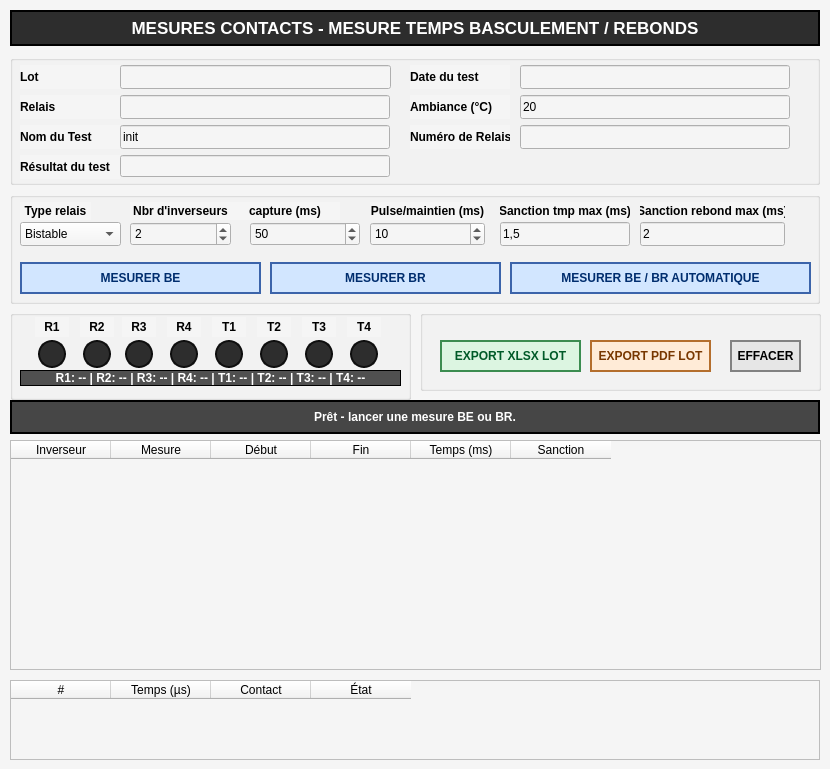
    <widget class="QWidget" name="tab_chronometrie_contacts">
     <property name="styleSheet">
      <string>background-color: rgb(245,245,245);</string>
     </property>
     <attribute name="title">
      <string>Chronométrie contacts</string>
     </attribute>
     <widget class="QLabel" name="label_chrono_title">
      <property name="geometry">
       <rect>
        <x>10</x>
        <y>10</y>
        <width>810</width>
        <height>36</height>
       </rect>
      </property>
      <property name="styleSheet">
       <string>background-color: rgb(45,45,45); color: white; font-size: 13pt; font-weight: bold; border: 2px solid black;</string>
      </property>
      <property name="text">
       <string>MESURES CONTACTS - MESURE TEMPS BASCULEMENT / REBONDS</string>
      </property>
      <property name="alignment">
       <set>Qt::AlignmentFlag::AlignCenter</set>
      </property>
     </widget>
     <widget class="QGroupBox" name="groupBox_chrono_infos">
      <property name="geometry">
       <rect>
        <x>10</x>
        <y>55</y>
        <width>810</width>
        <height>130</height>
       </rect>
      </property>
      <property name="text" stdset="0">
       <string>Informations essai</string>
      </property>
      <widget class="QLabel" name="label_chrono_lot">
       <property name="geometry">
        <rect>
         <x>10</x>
         <y>10</y>
         <width>100</width>
         <height>24</height>
        </rect>
       </property>
       <property name="styleSheet">
        <string>font-weight: bold;</string>
       </property>
       <property name="text">
        <string>Lot</string>
       </property>
      </widget>
      <widget class="QLineEdit" name="lineEdit_chrono_lot">
       <property name="geometry">
        <rect>
         <x>110</x>
         <y>10</y>
         <width>271</width>
         <height>24</height>
        </rect>
       </property>
      </widget>
      <widget class="QLabel" name="label_chrono_relais">
       <property name="geometry">
        <rect>
         <x>10</x>
         <y>40</y>
         <width>100</width>
         <height>24</height>
        </rect>
       </property>
       <property name="styleSheet">
        <string>font-weight: bold;</string>
       </property>
       <property name="text">
        <string>Relais</string>
       </property>
      </widget>
      <widget class="QLineEdit" name="lineEdit_chrono_relais">
       <property name="geometry">
        <rect>
         <x>110</x>
         <y>40</y>
         <width>270</width>
         <height>24</height>
        </rect>
       </property>
      </widget>
      <widget class="QLabel" name="label_chrono_nom_test">
       <property name="geometry">
        <rect>
         <x>10</x>
         <y>70</y>
         <width>100</width>
         <height>24</height>
        </rect>
       </property>
       <property name="styleSheet">
        <string>font-weight: bold;</string>
       </property>
       <property name="text">
        <string>Nom du Test</string>
       </property>
      </widget>
      <widget class="QLineEdit" name="lineEdit_chrono_nom_test">
       <property name="geometry">
        <rect>
         <x>110</x>
         <y>70</y>
         <width>270</width>
         <height>24</height>
        </rect>
       </property>
       <property name="text">
        <string>init</string>
       </property>
      </widget>
      <widget class="QLabel" name="label_chrono_date">
       <property name="geometry">
        <rect>
         <x>400</x>
         <y>10</y>
         <width>100</width>
         <height>24</height>
        </rect>
       </property>
       <property name="styleSheet">
        <string>font-weight: bold;</string>
       </property>
       <property name="text">
        <string>Date du test</string>
       </property>
      </widget>
      <widget class="QLineEdit" name="lineEdit_chrono_date">
       <property name="geometry">
        <rect>
         <x>510</x>
         <y>10</y>
         <width>270</width>
         <height>24</height>
        </rect>
       </property>
      </widget>
      <widget class="QLabel" name="label_chrono_ambiance">
       <property name="geometry">
        <rect>
         <x>400</x>
         <y>40</y>
         <width>100</width>
         <height>24</height>
        </rect>
       </property>
       <property name="styleSheet">
        <string>font-weight: bold;</string>
       </property>
       <property name="text">
        <string>Ambiance (°C)</string>
       </property>
      </widget>
      <widget class="QLineEdit" name="lineEdit_chrono_ambiance">
       <property name="geometry">
        <rect>
         <x>510</x>
         <y>40</y>
         <width>270</width>
         <height>24</height>
        </rect>
       </property>
       <property name="text">
        <string>20</string>
       </property>
      </widget>
      <widget class="QLabel" name="label_chrono_sn">
       <property name="geometry">
        <rect>
         <x>400</x>
         <y>70</y>
         <width>100</width>
         <height>24</height>
        </rect>
       </property>
       <property name="styleSheet">
        <string>font-weight: bold;</string>
       </property>
       <property name="text">
        <string>Numéro de Relais</string>
       </property>
      </widget>
      <widget class="QLineEdit" name="lineEdit_chrono_sn">
       <property name="geometry">
        <rect>
         <x>510</x>
         <y>70</y>
         <width>270</width>
         <height>24</height>
        </rect>
       </property>
      </widget>
      <widget class="QLabel" name="label_chrono_resultat_txt">
       <property name="geometry">
        <rect>
         <x>10</x>
         <y>113</y>
         <width>100</width>
         <height>10</height>
        </rect>
       </property>
       <property name="text">
        <string/>
       </property>
      </widget>
      <widget class="QLineEdit" name="lineEdit_chrono_resultat">
       <property name="geometry">
        <rect>
         <x>110</x>
         <y>100</y>
         <width>270</width>
         <height>22</height>
        </rect>
       </property>
       <property name="styleSheet">
        <string>font-weight: bold;</string>
       </property>
       <property name="readOnly">
        <bool>true</bool>
       </property>
      </widget>
      <widget class="QLabel" name="label_chrono_resultat_caption">
       <property name="geometry">
        <rect>
         <x>10</x>
         <y>100</y>
         <width>100</width>
         <height>24</height>
        </rect>
       </property>
       <property name="styleSheet">
        <string>font-weight: bold;</string>
       </property>
       <property name="text">
        <string>Résultat du test</string>
       </property>
      </widget>
     </widget>
     <widget class="QGroupBox" name="groupBox_chrono_parametres">
      <property name="geometry">
       <rect>
        <x>10</x>
        <y>192</y>
        <width>810</width>
        <height>112</height>
       </rect>
      </property>
      <property name="text" stdset="0">
       <string>Paramètres mesure RP2040</string>
      </property>
      <widget class="QLabel" name="label_chrono_type_relais">
       <property name="geometry">
        <rect>
         <x>10</x>
         <y>10</y>
         <width>71</width>
         <height>18</height>
        </rect>
       </property>
       <property name="styleSheet">
        <string>font-weight: bold;</string>
       </property>
       <property name="text">
        <string>Type relais</string>
       </property>
       <property name="alignment">
        <set>Qt::AlignmentFlag::AlignCenter</set>
       </property>
      </widget>
      <widget class="QComboBox" name="comboBox_chrono_type_relais">
       <property name="geometry">
        <rect>
         <x>10</x>
         <y>30</y>
         <width>101</width>
         <height>24</height>
        </rect>
       </property>
       <item>
        <property name="text">
         <string>Bistable</string>
        </property>
       </item>
       <item>
        <property name="text">
         <string>Monostable</string>
        </property>
       </item>
      </widget>
      <widget class="QLabel" name="label_chrono_nb_inverseurs">
       <property name="geometry">
        <rect>
         <x>120</x>
         <y>10</y>
         <width>101</width>
         <height>18</height>
        </rect>
       </property>
       <property name="styleSheet">
        <string>font-weight: bold;</string>
       </property>
       <property name="text">
        <string>Nbr d'inverseurs</string>
       </property>
       <property name="alignment">
        <set>Qt::AlignmentFlag::AlignCenter</set>
       </property>
      </widget>
      <widget class="QSpinBox" name="spinBox_chrono_nb_inverseurs">
       <property name="geometry">
        <rect>
         <x>120</x>
         <y>30</y>
         <width>101</width>
         <height>24</height>
        </rect>
       </property>
       <property name="minimum">
        <number>1</number>
       </property>
       <property name="maximum">
        <number>4</number>
       </property>
       <property name="value">
        <number>2</number>
       </property>
      </widget>
      <widget class="QLabel" name="label_chrono_capture_ms">
       <property name="geometry">
        <rect>
         <x>220</x>
         <y>10</y>
         <width>110</width>
         <height>18</height>
        </rect>
       </property>
       <property name="styleSheet">
        <string>font-weight: bold;</string>
       </property>
       <property name="text">
        <string>capture (ms)</string>
       </property>
       <property name="alignment">
        <set>Qt::AlignmentFlag::AlignCenter</set>
       </property>
      </widget>
      <widget class="QSpinBox" name="spinBox_chrono_capture_ms">
       <property name="geometry">
        <rect>
         <x>240</x>
         <y>30</y>
         <width>110</width>
         <height>24</height>
        </rect>
       </property>
       <property name="minimum">
        <number>1</number>
       </property>
       <property name="maximum">
        <number>100</number>
       </property>
       <property name="value">
        <number>50</number>
       </property>
      </widget>
      <widget class="QLabel" name="label_chrono_pulse_ms">
       <property name="geometry">
        <rect>
         <x>360</x>
         <y>10</y>
         <width>115</width>
         <height>18</height>
        </rect>
       </property>
       <property name="styleSheet">
        <string>font-weight: bold;</string>
       </property>
       <property name="text">
        <string>Pulse/maintien (ms)</string>
       </property>
       <property name="alignment">
        <set>Qt::AlignmentFlag::AlignCenter</set>
       </property>
      </widget>
      <widget class="QSpinBox" name="spinBox_chrono_pulse_ms">
       <property name="geometry">
        <rect>
         <x>360</x>
         <y>30</y>
         <width>115</width>
         <height>24</height>
        </rect>
       </property>
       <property name="minimum">
        <number>1</number>
       </property>
       <property name="maximum">
        <number>100</number>
       </property>
       <property name="value">
        <number>10</number>
       </property>
      </widget>
      <widget class="QLabel" name="label_chrono_limite_temps_ms">
       <property name="geometry">
        <rect>
         <x>490</x>
         <y>10</y>
         <width>130</width>
         <height>18</height>
        </rect>
       </property>
       <property name="styleSheet">
        <string>font-weight: bold;</string>
       </property>
       <property name="text">
        <string>Sanction tmp max (ms)</string>
       </property>
       <property name="alignment">
        <set>Qt::AlignmentFlag::AlignCenter</set>
       </property>
      </widget>
      <widget class="QLineEdit" name="lineEdit_chrono_limite_temps_ms">
       <property name="geometry">
        <rect>
         <x>490</x>
         <y>30</y>
         <width>130</width>
         <height>24</height>
        </rect>
       </property>
       <property name="text">
        <string>1,5</string>
       </property>
      </widget>
      <widget class="QLabel" name="label_chrono_limite_rebond_ms">
       <property name="geometry">
        <rect>
         <x>630</x>
         <y>10</y>
         <width>145</width>
         <height>18</height>
        </rect>
       </property>
       <property name="styleSheet">
        <string>font-weight: bold;</string>
       </property>
       <property name="text">
        <string>Sanction rebond max (ms)</string>
       </property>
       <property name="alignment">
        <set>Qt::AlignmentFlag::AlignCenter</set>
       </property>
      </widget>
      <widget class="QLineEdit" name="lineEdit_chrono_limite_rebond_ms">
       <property name="geometry">
        <rect>
         <x>630</x>
         <y>30</y>
         <width>145</width>
         <height>24</height>
        </rect>
       </property>
       <property name="text">
        <string>2</string>
       </property>
      </widget>
      <widget class="QPushButton" name="pushButton_chrono_mesure_be">
       <property name="geometry">
        <rect>
         <x>10</x>
         <y>70</y>
         <width>241</width>
         <height>32</height>
        </rect>
       </property>
       <property name="minimumSize">
        <size>
         <width>0</width>
         <height>32</height>
        </size>
       </property>
       <property name="styleSheet">
        <string>background-color: rgb(210,230,255); color: rgb(0,45,110); font-weight: bold; border: 2px solid rgb(60,100,170);</string>
       </property>
       <property name="text">
        <string>MESURER BE</string>
       </property>
      </widget>
      <widget class="QPushButton" name="pushButton_chrono_mesure_br">
       <property name="geometry">
        <rect>
         <x>260</x>
         <y>70</y>
         <width>231</width>
         <height>32</height>
        </rect>
       </property>
       <property name="minimumSize">
        <size>
         <width>0</width>
         <height>32</height>
        </size>
       </property>
       <property name="styleSheet">
        <string>background-color: rgb(210,230,255); color: rgb(0,45,110); font-weight: bold; border: 2px solid rgb(60,100,170);</string>
       </property>
       <property name="text">
        <string>MESURER BR</string>
       </property>
      </widget>
      <widget class="QPushButton" name="pushButton_chrono_mesure_be_br">
       <property name="geometry">
        <rect>
         <x>500</x>
         <y>70</y>
         <width>301</width>
         <height>32</height>
        </rect>
       </property>
       <property name="minimumSize">
        <size>
         <width>0</width>
         <height>32</height>
        </size>
       </property>
       <property name="styleSheet">
        <string>background-color: rgb(210,230,255); color: rgb(0,45,110); font-weight: bold; border: 2px solid rgb(60,100,170);</string>
       </property>
       <property name="text">
        <string>MESURER BE / BR AUTOMATIQUE</string>
       </property>
      </widget>
     </widget>
     <widget class="QGroupBox" name="groupBox_chrono_contacts_leds">
      <property name="geometry">
       <rect>
        <x>10</x>
        <y>310</y>
        <width>401</width>
        <height>90</height>
       </rect>
      </property>
      <property name="text" stdset="0">
       <string>État contacts relais</string>
      </property>
      <widget class="QLabel" name="label_txt_chrono_r1">
       <property name="geometry">
        <rect>
         <x>25</x>
         <y>7</y>
         <width>34</width>
         <height>20</height>
        </rect>
       </property>
       <property name="styleSheet">
        <string>font-weight: bold;</string>
       </property>
       <property name="text">
        <string>R1</string>
       </property>
       <property name="alignment">
        <set>Qt::AlignmentFlag::AlignCenter</set>
       </property>
      </widget>
      <widget class="QLabel" name="label_chrono_led_r1">
       <property name="geometry">
        <rect>
         <x>28</x>
         <y>30</y>
         <width>28</width>
         <height>28</height>
        </rect>
       </property>
       <property name="minimumSize">
        <size>
         <width>28</width>
         <height>28</height>
        </size>
       </property>
       <property name="maximumSize">
        <size>
         <width>28</width>
         <height>28</height>
        </size>
       </property>
       <property name="styleSheet">
        <string>background-color: rgb(45,45,45); border: 2px solid rgb(15,15,15); border-radius: 14px;</string>
       </property>
       <property name="text">
        <string/>
       </property>
       <property name="alignment">
        <set>Qt::AlignmentFlag::AlignCenter</set>
       </property>
      </widget>
      <widget class="QLabel" name="label_txt_chrono_r2">
       <property name="geometry">
        <rect>
         <x>70</x>
         <y>7</y>
         <width>34</width>
         <height>20</height>
        </rect>
       </property>
       <property name="styleSheet">
        <string>font-weight: bold;</string>
       </property>
       <property name="text">
        <string>R2</string>
       </property>
       <property name="alignment">
        <set>Qt::AlignmentFlag::AlignCenter</set>
       </property>
      </widget>
      <widget class="QLabel" name="label_chrono_led_r2">
       <property name="geometry">
        <rect>
         <x>73</x>
         <y>30</y>
         <width>28</width>
         <height>28</height>
        </rect>
       </property>
       <property name="minimumSize">
        <size>
         <width>28</width>
         <height>28</height>
        </size>
       </property>
       <property name="maximumSize">
        <size>
         <width>28</width>
         <height>28</height>
        </size>
       </property>
       <property name="styleSheet">
        <string>background-color: rgb(45,45,45); border: 2px solid rgb(15,15,15); border-radius: 14px;</string>
       </property>
       <property name="text">
        <string/>
       </property>
       <property name="alignment">
        <set>Qt::AlignmentFlag::AlignCenter</set>
       </property>
      </widget>
      <widget class="QLabel" name="label_txt_chrono_r3">
       <property name="geometry">
        <rect>
         <x>112</x>
         <y>7</y>
         <width>34</width>
         <height>20</height>
        </rect>
       </property>
       <property name="styleSheet">
        <string>font-weight: bold;</string>
       </property>
       <property name="text">
        <string>R3</string>
       </property>
       <property name="alignment">
        <set>Qt::AlignmentFlag::AlignCenter</set>
       </property>
      </widget>
      <widget class="QLabel" name="label_chrono_led_r3">
       <property name="geometry">
        <rect>
         <x>115</x>
         <y>30</y>
         <width>28</width>
         <height>28</height>
        </rect>
       </property>
       <property name="minimumSize">
        <size>
         <width>28</width>
         <height>28</height>
        </size>
       </property>
       <property name="maximumSize">
        <size>
         <width>28</width>
         <height>28</height>
        </size>
       </property>
       <property name="styleSheet">
        <string>background-color: rgb(45,45,45); border: 2px solid rgb(15,15,15); border-radius: 14px;</string>
       </property>
       <property name="text">
        <string/>
       </property>
       <property name="alignment">
        <set>Qt::AlignmentFlag::AlignCenter</set>
       </property>
      </widget>
      <widget class="QLabel" name="label_txt_chrono_r4">
       <property name="geometry">
        <rect>
         <x>157</x>
         <y>7</y>
         <width>34</width>
         <height>20</height>
        </rect>
       </property>
       <property name="styleSheet">
        <string>font-weight: bold;</string>
       </property>
       <property name="text">
        <string>R4</string>
       </property>
       <property name="alignment">
        <set>Qt::AlignmentFlag::AlignCenter</set>
       </property>
      </widget>
      <widget class="QLabel" name="label_chrono_led_r4">
       <property name="geometry">
        <rect>
         <x>160</x>
         <y>30</y>
         <width>28</width>
         <height>28</height>
        </rect>
       </property>
       <property name="minimumSize">
        <size>
         <width>28</width>
         <height>28</height>
        </size>
       </property>
       <property name="maximumSize">
        <size>
         <width>28</width>
         <height>28</height>
        </size>
       </property>
       <property name="styleSheet">
        <string>background-color: rgb(45,45,45); border: 2px solid rgb(15,15,15); border-radius: 14px;</string>
       </property>
       <property name="text">
        <string/>
       </property>
       <property name="alignment">
        <set>Qt::AlignmentFlag::AlignCenter</set>
       </property>
      </widget>
      <widget class="QLabel" name="label_txt_chrono_t1">
       <property name="geometry">
        <rect>
         <x>202</x>
         <y>7</y>
         <width>34</width>
         <height>20</height>
        </rect>
       </property>
       <property name="styleSheet">
        <string>font-weight: bold;</string>
       </property>
       <property name="text">
        <string>T1</string>
       </property>
       <property name="alignment">
        <set>Qt::AlignmentFlag::AlignCenter</set>
       </property>
      </widget>
      <widget class="QLabel" name="label_chrono_led_t1">
       <property name="geometry">
        <rect>
         <x>205</x>
         <y>30</y>
         <width>28</width>
         <height>28</height>
        </rect>
       </property>
       <property name="minimumSize">
        <size>
         <width>28</width>
         <height>28</height>
        </size>
       </property>
       <property name="maximumSize">
        <size>
         <width>28</width>
         <height>28</height>
        </size>
       </property>
       <property name="styleSheet">
        <string>background-color: rgb(45,45,45); border: 2px solid rgb(15,15,15); border-radius: 14px;</string>
       </property>
       <property name="text">
        <string/>
       </property>
       <property name="alignment">
        <set>Qt::AlignmentFlag::AlignCenter</set>
       </property>
      </widget>
      <widget class="QLabel" name="label_txt_chrono_t2">
       <property name="geometry">
        <rect>
         <x>247</x>
         <y>7</y>
         <width>34</width>
         <height>20</height>
        </rect>
       </property>
       <property name="styleSheet">
        <string>font-weight: bold;</string>
       </property>
       <property name="text">
        <string>T2</string>
       </property>
       <property name="alignment">
        <set>Qt::AlignmentFlag::AlignCenter</set>
       </property>
      </widget>
      <widget class="QLabel" name="label_chrono_led_t2">
       <property name="geometry">
        <rect>
         <x>250</x>
         <y>30</y>
         <width>28</width>
         <height>28</height>
        </rect>
       </property>
       <property name="minimumSize">
        <size>
         <width>28</width>
         <height>28</height>
        </size>
       </property>
       <property name="maximumSize">
        <size>
         <width>28</width>
         <height>28</height>
        </size>
       </property>
       <property name="styleSheet">
        <string>background-color: rgb(45,45,45); border: 2px solid rgb(15,15,15); border-radius: 14px;</string>
       </property>
       <property name="text">
        <string/>
       </property>
       <property name="alignment">
        <set>Qt::AlignmentFlag::AlignCenter</set>
       </property>
      </widget>
      <widget class="QLabel" name="label_txt_chrono_t3">
       <property name="geometry">
        <rect>
         <x>292</x>
         <y>7</y>
         <width>34</width>
         <height>20</height>
        </rect>
       </property>
       <property name="styleSheet">
        <string>font-weight: bold;</string>
       </property>
       <property name="text">
        <string>T3</string>
       </property>
       <property name="alignment">
        <set>Qt::AlignmentFlag::AlignCenter</set>
       </property>
      </widget>
      <widget class="QLabel" name="label_chrono_led_t3">
       <property name="geometry">
        <rect>
         <x>295</x>
         <y>30</y>
         <width>28</width>
         <height>28</height>
        </rect>
       </property>
       <property name="minimumSize">
        <size>
         <width>28</width>
         <height>28</height>
        </size>
       </property>
       <property name="maximumSize">
        <size>
         <width>28</width>
         <height>28</height>
        </size>
       </property>
       <property name="styleSheet">
        <string>background-color: rgb(45,45,45); border: 2px solid rgb(15,15,15); border-radius: 14px;</string>
       </property>
       <property name="text">
        <string/>
       </property>
       <property name="alignment">
        <set>Qt::AlignmentFlag::AlignCenter</set>
       </property>
      </widget>
      <widget class="QLabel" name="label_txt_chrono_t4">
       <property name="geometry">
        <rect>
         <x>337</x>
         <y>7</y>
         <width>34</width>
         <height>20</height>
        </rect>
       </property>
       <property name="styleSheet">
        <string>font-weight: bold;</string>
       </property>
       <property name="text">
        <string>T4</string>
       </property>
       <property name="alignment">
        <set>Qt::AlignmentFlag::AlignCenter</set>
       </property>
      </widget>
      <widget class="QLabel" name="label_chrono_led_t4">
       <property name="geometry">
        <rect>
         <x>340</x>
         <y>30</y>
         <width>28</width>
         <height>28</height>
        </rect>
       </property>
       <property name="minimumSize">
        <size>
         <width>28</width>
         <height>28</height>
        </size>
       </property>
       <property name="maximumSize">
        <size>
         <width>28</width>
         <height>28</height>
        </size>
       </property>
       <property name="styleSheet">
        <string>background-color: rgb(45,45,45); border: 2px solid rgb(15,15,15); border-radius: 14px;</string>
       </property>
       <property name="text">
        <string/>
       </property>
       <property name="alignment">
        <set>Qt::AlignmentFlag::AlignCenter</set>
       </property>
      </widget>
      <widget class="QLabel" name="label_chrono_contact_summary">
       <property name="geometry">
        <rect>
         <x>10</x>
         <y>60</y>
         <width>381</width>
         <height>16</height>
        </rect>
       </property>
       <property name="styleSheet">
        <string>background-color: rgb(80,80,80); color: white; font-weight: bold; border: 1px solid black;</string>
       </property>
       <property name="text">
        <string>R1: -- | R2: -- | R3: -- | R4: -- | T1: -- | T2: -- | T3: -- | T4: --</string>
       </property>
       <property name="alignment">
        <set>Qt::AlignmentFlag::AlignCenter</set>
       </property>
      </widget>
     </widget>
     <widget class="QLabel" name="label_chrono_status">
      <property name="geometry">
       <rect>
        <x>10</x>
        <y>400</y>
        <width>810</width>
        <height>34</height>
       </rect>
      </property>
      <property name="styleSheet">
       <string>background-color: rgb(70,70,70); color: white; font-weight: bold; border: 2px solid black;</string>
      </property>
      <property name="text">
       <string>Prêt - lancer une mesure BE ou BR.</string>
      </property>
      <property name="alignment">
       <set>Qt::AlignmentFlag::AlignCenter</set>
      </property>
     </widget>
     <widget class="QTableWidget" name="tableWidget_chrono_results">
      <property name="geometry">
       <rect>
        <x>10</x>
        <y>440</y>
        <width>811</width>
        <height>230</height>
       </rect>
      </property>
      <property name="editTriggers">
       <set>QAbstractItemView::EditTrigger::NoEditTriggers</set>
      </property>
      <column>
       <property name="text">
        <string>Inverseur</string>
       </property>
      </column>
      <column>
       <property name="text">
        <string>Mesure</string>
       </property>
      </column>
      <column>
       <property name="text">
        <string>Début</string>
       </property>
      </column>
      <column>
       <property name="text">
        <string>Fin</string>
       </property>
      </column>
      <column>
       <property name="text">
        <string>Temps (ms)</string>
       </property>
      </column>
      <column>
       <property name="text">
        <string>Sanction</string>
       </property>
      </column>
     </widget>
     <widget class="QTableWidget" name="tableWidget_chrono_events">
      <property name="geometry">
       <rect>
        <x>10</x>
        <y>680</y>
        <width>810</width>
        <height>80</height>
       </rect>
      </property>
      <property name="editTriggers">
       <set>QAbstractItemView::EditTrigger::NoEditTriggers</set>
      </property>
      <column>
       <property name="text">
        <string>#</string>
       </property>
      </column>
      <column>
       <property name="text">
        <string>Temps (µs)</string>
       </property>
      </column>
      <column>
       <property name="text">
        <string>Contact</string>
       </property>
      </column>
      <column>
       <property name="text">
        <string>État</string>
       </property>
      </column>
     </widget>
     <widget class="QGroupBox" name="groupBox">
      <property name="geometry">
       <rect>
        <x>420</x>
        <y>310</y>
        <width>401</width>
        <height>81</height>
       </rect>
      </property>
      <property name="title">
       <string/>
      </property>
      <widget class="QPushButton" name="pushButton_chrono_export_xlsx_lot">
       <property name="geometry">
        <rect>
         <x>20</x>
         <y>30</y>
         <width>141</width>
         <height>32</height>
        </rect>
       </property>
       <property name="minimumSize">
        <size>
         <width>0</width>
         <height>32</height>
        </size>
       </property>
       <property name="styleSheet">
        <string>background-color: rgb(220,245,225); color: rgb(0,90,40); font-weight: bold; border: 2px solid rgb(60,140,80);</string>
       </property>
       <property name="text">
        <string>EXPORT XLSX LOT</string>
       </property>
      </widget>
      <widget class="QPushButton" name="pushButton_chrono_export_pdf_lot">
       <property name="geometry">
        <rect>
         <x>170</x>
         <y>30</y>
         <width>121</width>
         <height>32</height>
        </rect>
       </property>
       <property name="minimumSize">
        <size>
         <width>0</width>
         <height>32</height>
        </size>
       </property>
       <property name="styleSheet">
        <string>background-color: rgb(255,235,215); color: rgb(120,55,0); font-weight: bold; border: 2px solid rgb(180,110,45);</string>
       </property>
       <property name="text">
        <string>EXPORT PDF LOT</string>
       </property>
      </widget>
      <widget class="QPushButton" name="pushButton_chrono_effacer">
       <property name="geometry">
        <rect>
         <x>310</x>
         <y>30</y>
         <width>71</width>
         <height>32</height>
        </rect>
       </property>
       <property name="minimumSize">
        <size>
         <width>0</width>
         <height>32</height>
        </size>
       </property>
       <property name="styleSheet">
        <string>background-color: rgb(230,230,230); font-weight: bold; border: 2px solid rgb(130,130,130);</string>
       </property>
       <property name="text">
        <string>EFFACER</string>
       </property>
      </widget>
     </widget>
    </widget>
